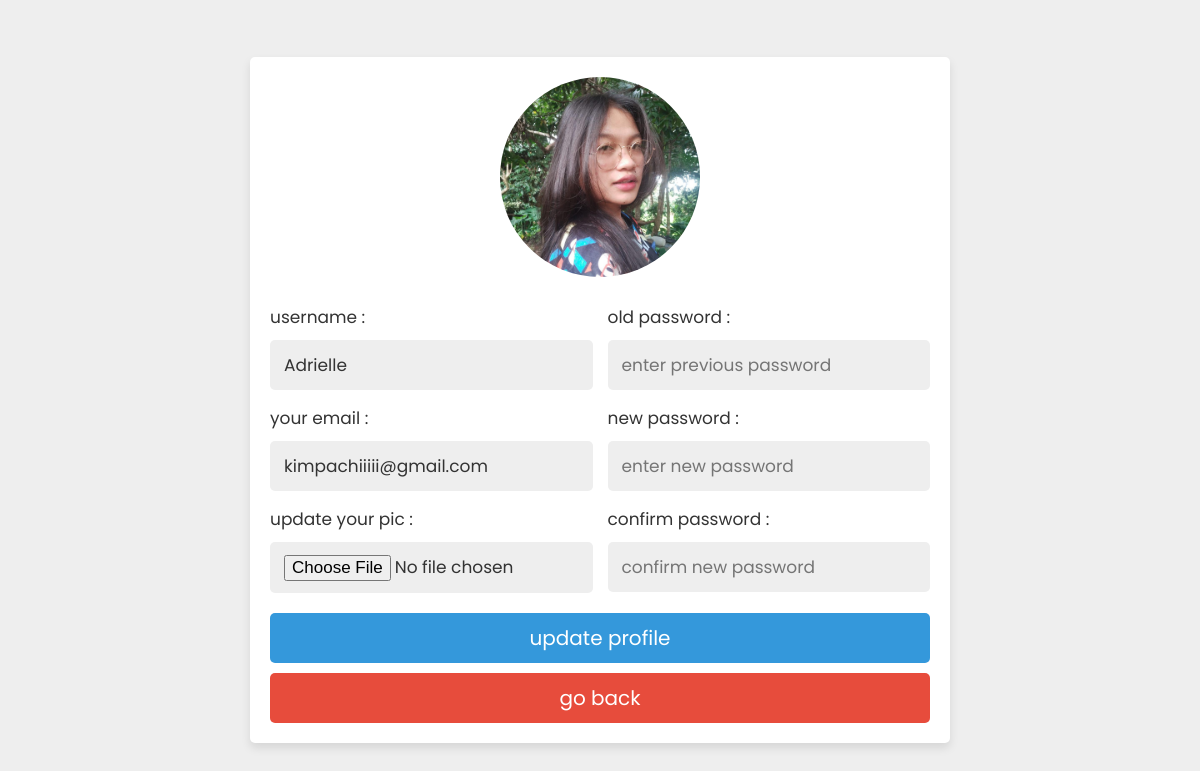
Screenshot of /sample/avatar_updateProf.php (signed in) with the database file from the repository.
### tables this page shows
CREATE TABLE `user` (
  `userId` varchar(6) NOT NULL,
  `firstName` varchar(100) DEFAULT NULL,
  `middleName` varchar(50) NOT NULL,
  `lastName` varchar(100) DEFAULT NULL,
  `email` varchar(100) DEFAULT NULL,
  `ValidID` varchar(50) NOT NULL,
  `Address` varchar(100) NOT NULL,
  `accountType` varchar(50) NOT NULL,
  `account_no` int(11) NOT NULL,
  `phoneNumber` varchar(15) DEFAULT NULL,
  `birthday` date DEFAULT NULL,
  `sex` varchar(6) NOT NULL,
  `password` varchar(255) DEFAULT NULL,
  `created_at` timestamp NOT NULL DEFAULT current_timestamp(),
  `verification_status` varchar(20) DEFAULT 'notverified',
  `verified` int(11) DEFAULT 0,
  `code` mediumint(9) NOT NULL,
  `password_code` int(11) NOT NULL,
  `image` varchar(255) DEFAULT NULL,
  `role` varchar(20) NOT NULL DEFAULT 'user'
);

### sample/avatar_updateProf.php (the view, shortened to what this page needs)
<?php
include 'connection.php';
$userId = $_SESSION['userId'];
?>
<!DOCTYPE html>
<html lang="en">
<head>
   <link rel="stylesheet" href="avatar.css">
</head>
<body>
<div class="update-profile">
   <?php
      $select = mysqli_query($con, "SELECT * FROM `user` WHERE userId = '$userId'") or die('query failed');
      if(mysqli_num_rows($select) > 0){
         $fetch = mysqli_fetch_assoc($select);
      }
   ?>
   <form action="avatar_updateProf.php" method="post" enctype="multipart/form-data">
      <?php
         if($fetch['image'] == ''){
            echo '<img src="images/default-avatar.png">';
         }else{
            echo '<img src="uploaded_img/'.$fetch['image'].'">';
         }
      ?>
      <div class="flex">
         <div class="inputBox">
            <span>username :</span>
            <input type="text" name="update_name" value="<?php echo $fetch['firstName']; ?>" class="box">
            <span>your email :</span>
            <input type="email" name="update_email" value="<?php echo $fetch['email']; ?>" class="box">
            <span>update your pic :</span>
            <input type="file" name="update_image" accept="image/jpg, image/jpeg, image/png" class="box">
         </div>
         <div class="inputBox">
            <span>old password :</span>
            <input type="password" name="update_pass" placeholder="enter previous password" class="box">
            <span>new password :</span>
            <input type="password" name="new_pass" placeholder="enter new password" class="box">
            <span>confirm password :</span>
            <input type="password" name="confirm_pass" placeholder="confirm new password" class="box">
         </div>
      </div>
      <input type="submit" value="update profile" name="update_profile" class="btn">
      <a href="home.php" class="delete-btn">go back</a>
   </form>
</div>
</body>
</html>

### sample/avatar.css (style rules this page uses)
:root { --blue:#3498db; --dark-blue:#2980b9; --red:#e74c3c; --dark-red:#c0392b; --black:#333; --white:#fff; --light-bg:#eee; --box-shadow:0 5px 10px rgba(0,0,0,.1); }
* { font-family: 'Poppins', sans-serif; margin:0; padding:0; box-sizing: border-box; outline: none; border: none; text-decoration: none; }
.btn, .delete-btn { width: 100%; border-radius: 5px; padding:10px 30px; color:var(--white); display: block; text-align: center; cursor: pointer; font-size: 20px; margin-top: 10px; }
.btn { background-color: var(--blue); }
.delete-btn { background-color: var(--red); }
.update-profile { min-height: 100vh; background-color: var(--light-bg); display: flex; align-items: center; justify-content: center; padding:20px; }
.update-profile form { padding:20px; background-color: var(--white); box-shadow: var(--box-shadow); text-align: center; width: 700px; text-align: center; border-radius: 5px; }
.update-profile form img { height: 200px; width: 200p; border-radius: 50%; object-fit: cover; margin-bottom: 5px; }
.update-profile form .flex { display: flex; justify-content: space-between; margin-bottom: 20px; gap:15px; }
.update-profile form .flex .inputBox { width: 49%; }
.update-profile form .flex .inputBox span { text-align: left; display: block; margin-top: 15px; font-size: 17px; color:var(--black); }
.update-profile form .flex .inputBox .box { width: 100%; border-radius: 5px; background-color: var(--light-bg); padding:12px 14px; font-size: 17px; color:var(--black); margin-top: 10px; }

### rows the page displays
user: image (picture), update_name "Adrielle", update_email "kimpachiiiii@gmail.com"
